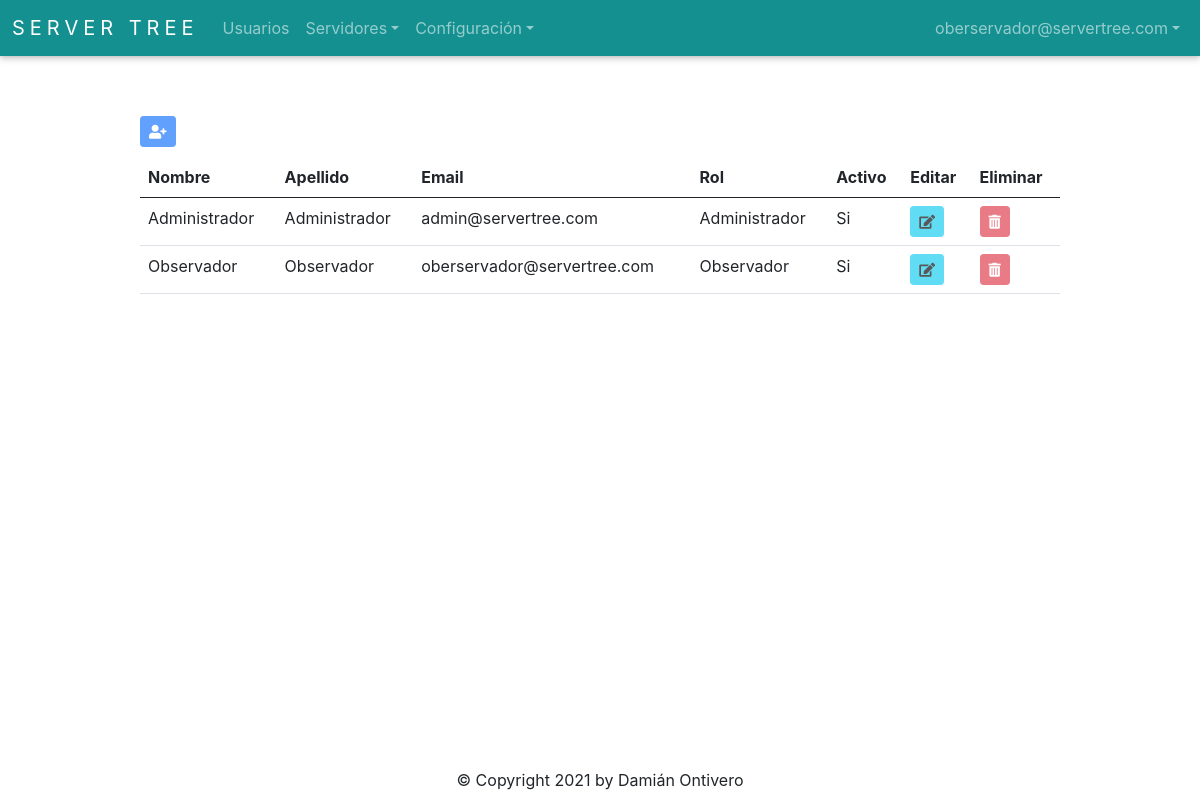
Before: /auth/get_user_all (signed in) with the older database file.
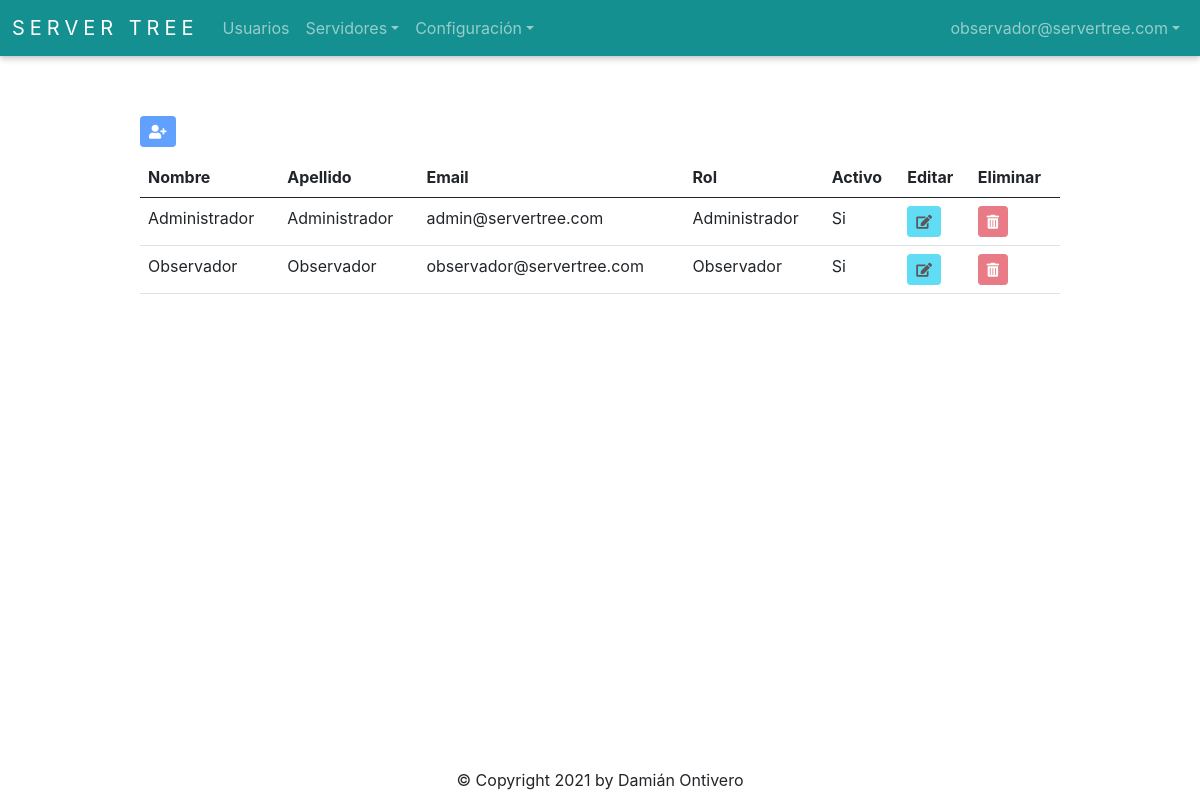
After: the same page with the newer database file.
### app/auth/models.py (models this page shows, shortened)
class User(db.Model, UserMixin):
    __tablename__ = 'Users'
    id = db.Column(db.Integer, autoincrement=True, primary_key=True)
    firstname = db.Column(db.String(128), nullable=False)
    lastname = db.Column(db.String(128), nullable=False)
    email = db.Column(db.String(256), unique=True, nullable=False)
    password = db.Column(db.String(256), nullable=False)
    role_id = db.Column(db.Integer, db.ForeignKey('Roles.id'), nullable=False)
    is_active = db.Column(db.Boolean)
    @staticmethod
    def get_by_id(id):
        return User.query.get(id)

class Role(db.Model):
    __tablename__ = 'Roles'
    id = db.Column(db.Integer, autoincrement=True, primary_key=True)
    role = db.Column(db.String(30), unique=True, nullable=False)
    @staticmethod
    def get_all():
        return Role.query.all()

### app/auth/routes.py (the view)
@auth_bp.route('/get_user_all', methods=['GET', 'POST'])
@login_required
def get_user_all():
    data = db.session.query(User, Role).join(Role).all()
    environments = Environment.get_all()
    user_form = UserForm()
    return render_template('user.html', data=data, environments=environments, user_form=user_form)

### app/auth/routes.py (called while the page is built)
@login_manager.user_loader
def load_user(user_id):
    return User.get_by_id(int(user_id))

### app/environments/models.py (called while the page is built)
    @staticmethod
    def get_all():
        return Environment.query.all()

### app/auth/templates/user.html (shortened to what this page needs)
{% extends 'base.html' %}
{% import 'bootstrap/wtf.html' as wtf %}
{% block content %}
<div class="buttons">
  {% if current_user.role_id == 1 %}
    <button type="button" id="addUserButton" class="btn btn-primary btn-sm" data-bs-toggle="modal" data-bs-target="#userModal"><i class="fas fa-user-plus"></i></button>
  {% else %}
    <button disabled type="button" id="addUserButton" class="btn btn-primary btn-sm" data-bs-toggle="modal" data-bs-target="#userModal"><i class="fas fa-user-plus"></i></button>
  {% endif %}
</div>
<table class="table table-hover">
  <thead>
    <tr>
      <th>Nombre</th>
      <th>Apellido</th>
      <th>Email</th>
      <th>Rol</th>
      <th>Activo</th>
      <th>Editar</th>
      <th>Eliminar</th>
    </tr>
  </thead>
  <tbody>
    {% for user, role in data %}
      <tr>
        <td>{{ user.firstname }}</td>
        <td>{{ user.lastname }}</td>
        <td>{{ user.email }}</td>
        <td>{{ role.role }}</td>
        <td>
          {% if user.is_active == 0 %}
            No
          {% elif user.is_active == 1  %}
            Si
          {% endif %}
        </td>
        {% if current_user.role_id == 1 %}
          <td>
            <button type="button" class="btn btn-info btn-sm" id="editUserButton" data-id={{ user.id }} data-bs-toggle="modal" data-bs-target="#userModal"><i class="fas fa-edit"></i></button>
          </td>
          <td>
            <button type="button" class="btn btn-danger btn-sm" id="deleteUserButton" data-id={{ user.id }} data-bs-toggle="modal" data-bs-target="#deleteUserModal"><i class="fas fa-trash-alt"></i></button>
          </td>
        {% else %}
          <td>
            <button disabled type="button" class="btn btn-info btn-sm" id="editUserButton" data-id={{ user.id }} data-bs-toggle="modal" data-bs-target="#userModal"><i class="fas fa-edit"></i></button>
          </td>
          <td>
            <button disabled type="button" class="btn btn-danger btn-sm" id="deleteUserButton" data-id={{ user.id }} data-bs-toggle="modal" data-bs-target="#deleteUserModal"><i class="fas fa-trash-alt"></i></button>
          </td>
        {% endif %}
      </tr>
    {% endfor %}
  </tbody>
</table>
{% endblock %}

### app/templates/base.html (shortened to what this page needs)
<!doctype html>
<html>
<head>
  <link rel="stylesheet" href="{{ url_for('static', filename='style.css') }}">
  <link rel="stylesheet" href="https://cdn.jsdelivr.net/npm/bootstrap@5.0.0/dist/css/bootstrap.min.css">
  <link rel="stylesheet" href="https://use.fontawesome.com/releases/v5.6.3/css/all.css">
</head>
<body>
  <nav class="navbar navbar-expand-lg navbar-dark">
      <div class="container-fluid">
        <a class="navbar-brand" href="{{ url_for('index.index') }}">Server Tree</a>
        <div class="collapse navbar-collapse" id="navbarSupportedContent">
          <ul class="navbar-nav me-auto mb-2 mb-lg-0">
              <li class="nav-item">
                <a class="nav-link" href="{{ url_for('auth.get_user_all') }}">Usuarios</a>
              </li>
              <li class="nav-item dropdown">
                  <a class="nav-link dropdown-toggle" href="#" id="navbarDropdown" role="button" data-bs-toggle="dropdown" aria-expanded="false">Servidores</a>
              </li>
              <li class="nav-item dropdown">
                  <a class="nav-link dropdown-toggle" href="#" id="navbarDropdown" role="button" data-bs-toggle="dropdown" aria-expanded="false">Configuración</a>
              </li>
          </ul>
          <ul class="navbar-nav">
            <li class="nav-item dropdown">
              <a class="nav-link dropdown-toggle" href="#" id="navbarDropdown" role="button" data-bs-toggle="dropdown" aria-expanded="false">{{ current_user.email }}</a>
            </li>
          </ul>
        </div>
      </div>
  </nav>
  <div class="container-base">
    {% block content %}{% endblock %}
  </div>
  <div class="footer">
    &copy; Copyright 2021 by Damián Ontivero
  </div>
</body>
</html>

Changed rows visible on the page:
changed User "Observador": email "oberservador@servertree.com" → "observador@servertree.com"
